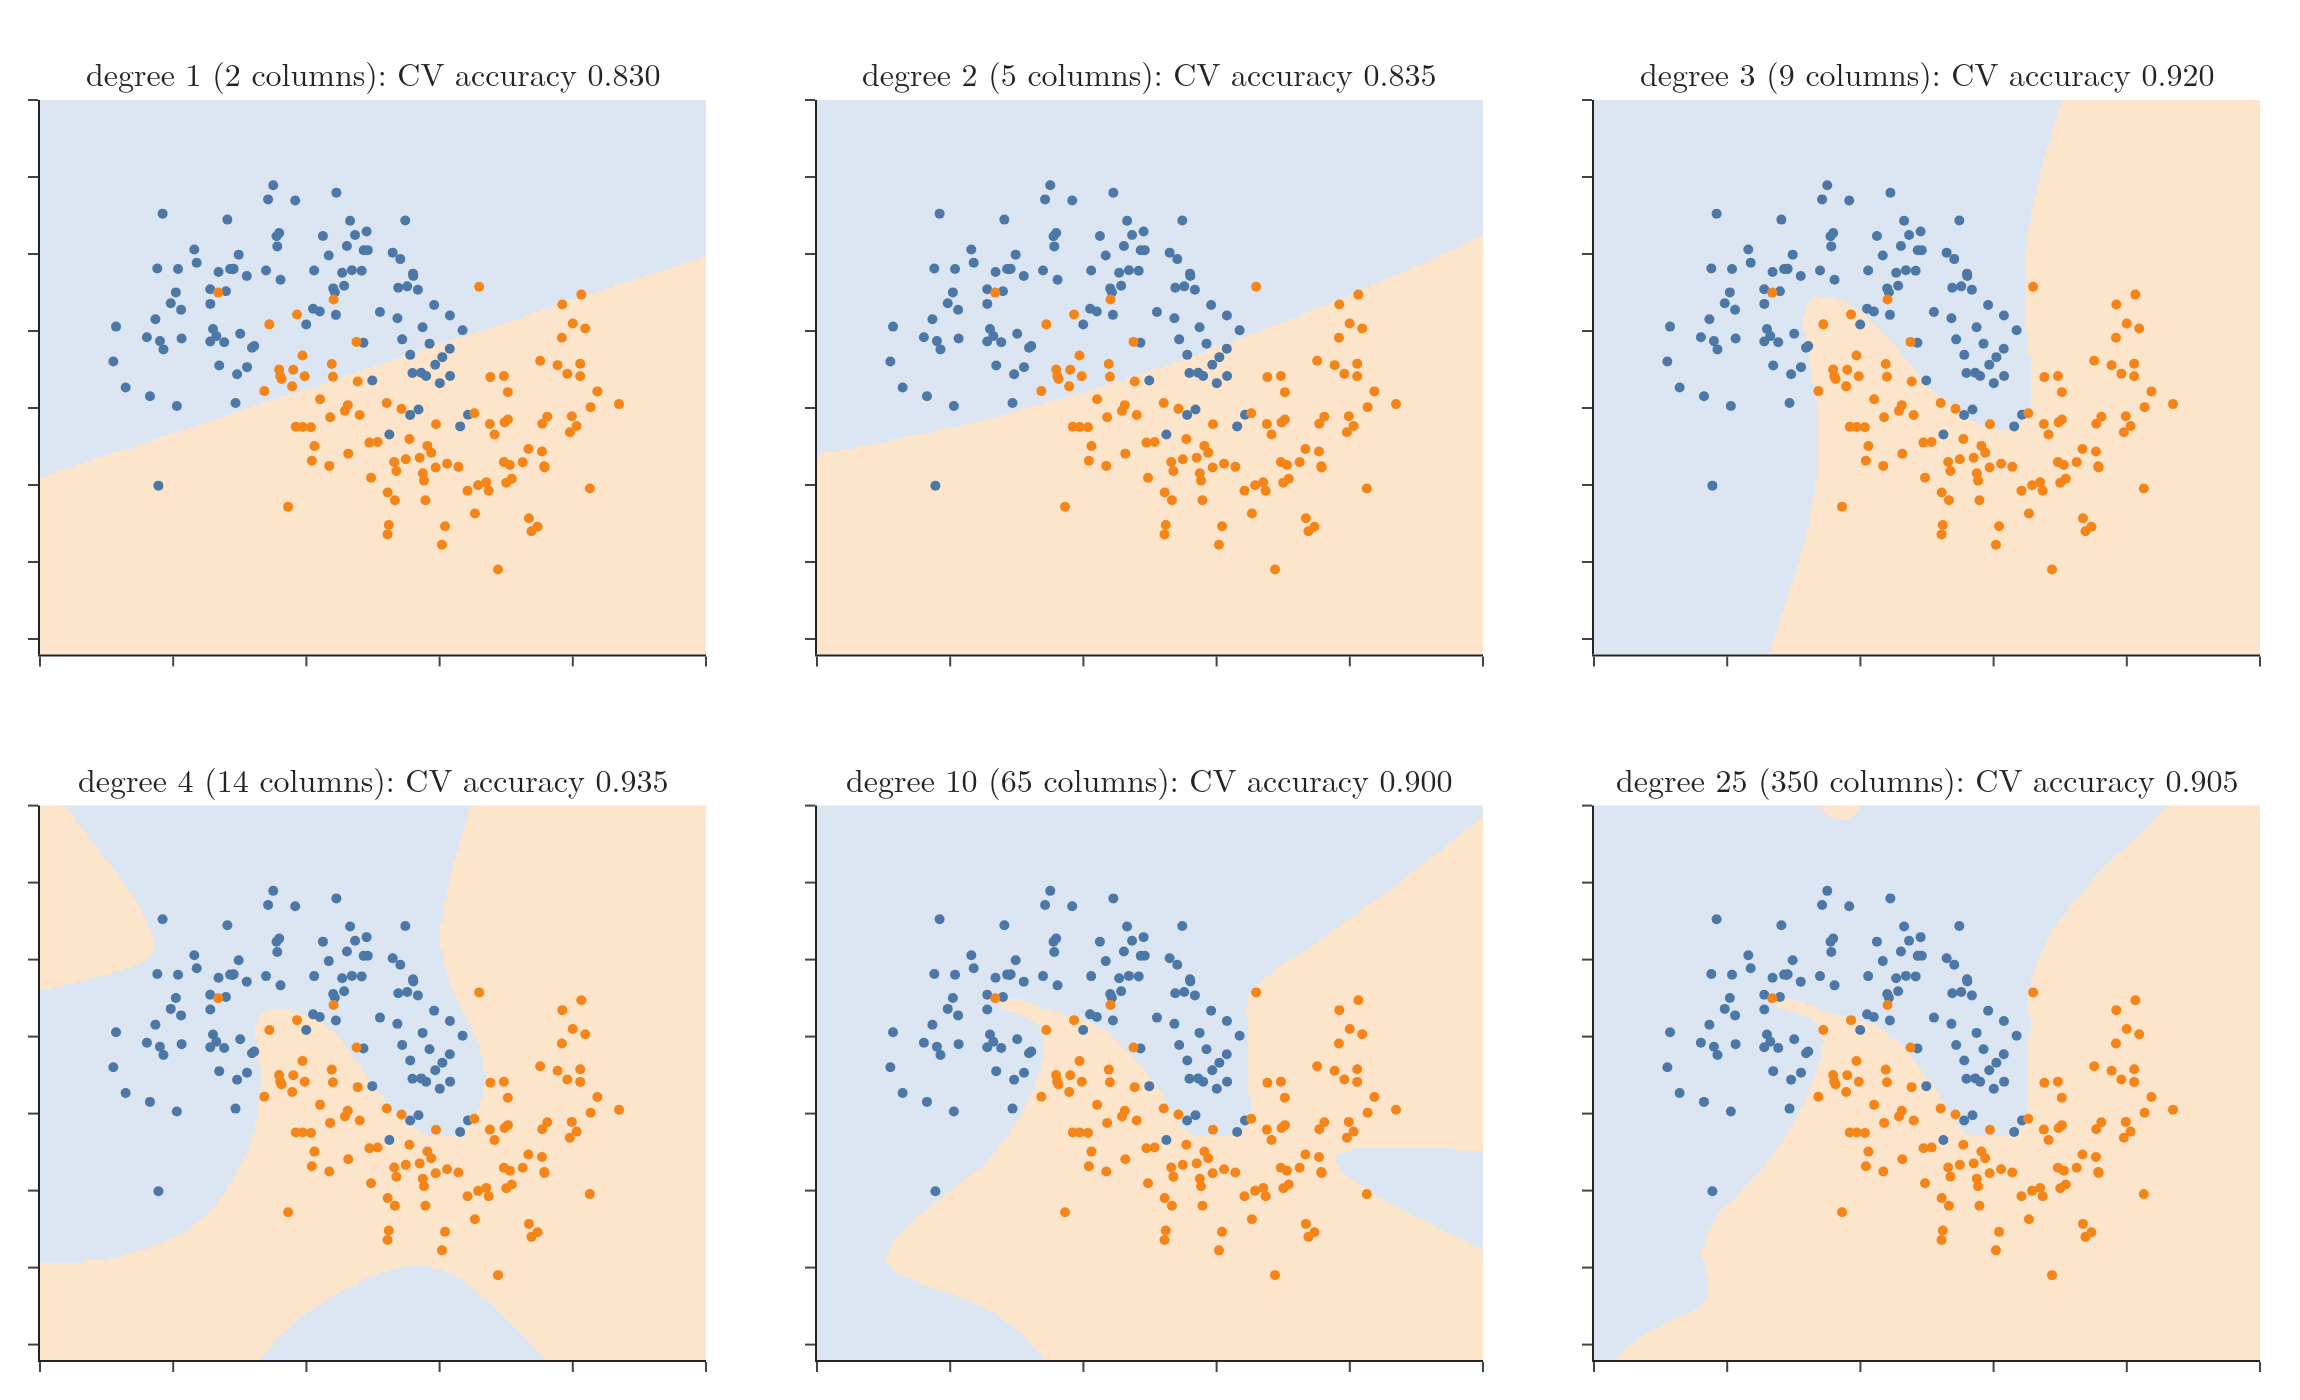

Python code for this plot:
"""Logistic regression on polynomial features of moon-shaped data: decision regions for six degrees (Plotly).
Weak regularisation (C = 10,000) so the effect of the degree shows; 10-fold cross-validated accuracy in each title."""
from pathlib import Path
import numpy as np
import warnings
import plotly.graph_objects as go
from plotly.subplots import make_subplots
from sklearn.datasets import make_moons
from sklearn.linear_model import LogisticRegression
from sklearn.model_selection import cross_val_score
from sklearn.pipeline import make_pipeline
from sklearn.preprocessing import PolynomialFeatures, StandardScaler
warnings.simplefilter("ignore")

here = Path(__file__).parent
X, y = make_moons(n_samples=200, noise=0.25, random_state=0)
degrees = [1, 2, 3, 4, 10, 25]
xs, ys = np.linspace(-2, 3, 220), np.linspace(-1.6, 2.0, 180)
XX, YY = np.meshgrid(xs, ys)
fig = make_subplots(rows=2, cols=3, horizontal_spacing=0.05, vertical_spacing=0.12, subplot_titles=[" "] * 6)
for k, d in enumerate(degrees):
    model = make_pipeline(PolynomialFeatures(degree=d, include_bias=False), StandardScaler(),
                          LogisticRegression(C=1e4, max_iter=100000))
    cv = cross_val_score(model, X, y, cv=10).mean()
    model.fit(X, y)
    Z = model.predict(np.c_[XX.ravel(), YY.ravel()]).reshape(XX.shape)
    r, c = k // 3 + 1, k % 3 + 1
    fig.add_trace(go.Heatmap(x=xs, y=ys, z=Z, colorscale=[[0, "#DCE6F2"], [1, "#FDE5CC"]], showscale=False, hoverinfo="skip"), r, c)
    for cls, col in ((0, "#4C78A8"), (1, "#F58518")):
        fig.add_trace(go.Scatter(x=X[y == cls, 0], y=X[y == cls, 1], mode="markers", marker=dict(color=col, size=5),
                                 showlegend=False), r, c)
    n_cols = model[0].n_output_features_
    fig.layout.annotations[k].text = f"degree {d} ({n_cols} columns): CV accuracy {cv:.3f}"
    print(d, n_cols, round(cv, 3), "train", model.score(X, y))
fig.update_xaxes(range=[-2, 3], showticklabels=False)
fig.update_yaxes(range=[-1.6, 2.0], showticklabels=False)
fig.update_layout(template="simple_white", width=1150, height=700, font=dict(family="Latin Modern Roman", size=15),
                  margin=dict(l=20, r=20, t=50, b=20))
fig.write_image(here / "degrees.png", scale=2); fig.write_image(here / "degrees.pdf")
